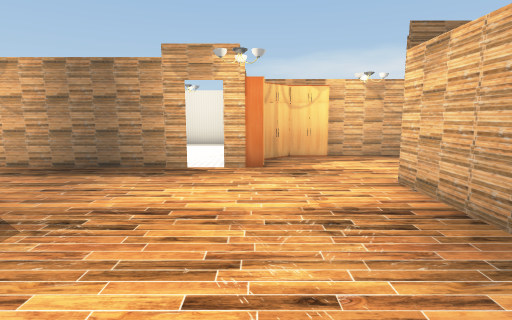
view 1 (above)

16 first-person views from a walk through a scene from a Unity 3-D project. The camera is 1.3 m above the floor, tilts 8° down and sees 80° across. The floor is counted in squares, 1 m on a side. Each view is taken from the middle of a square. On the plan, view 1 faces up. The plan holds only what a view shows up to about 14 squares ahead; the rest is blank. The place goes on beyond the plan. The player is left out. Some animated figures are not drawn. Door leaves are left out, so doorways stand open. Some surface patterns are stand-ins.

view 2
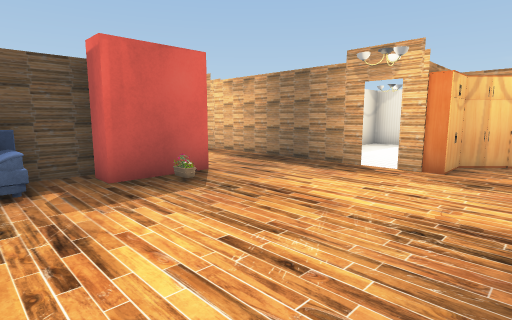

view 3
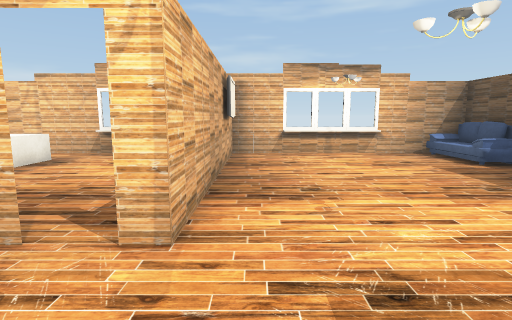

view 4
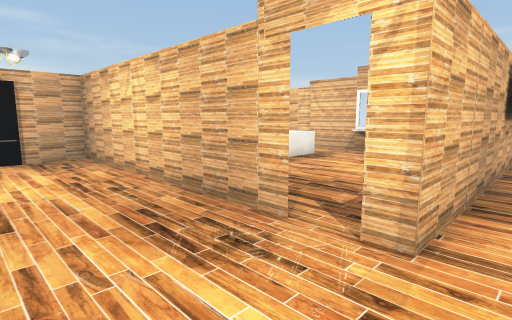

view 5
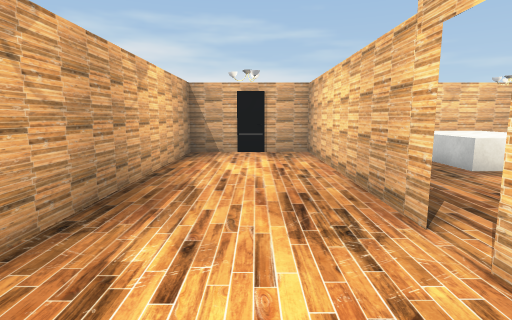

view 6
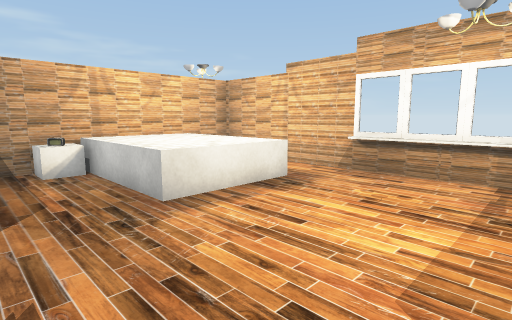

view 7
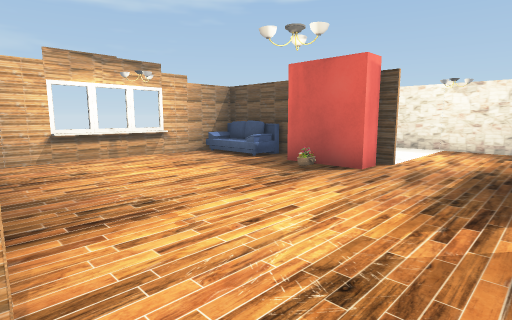

view 8
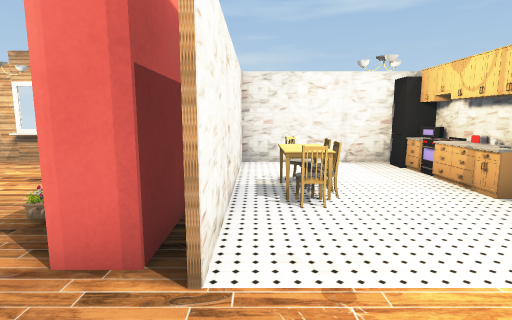

view 9
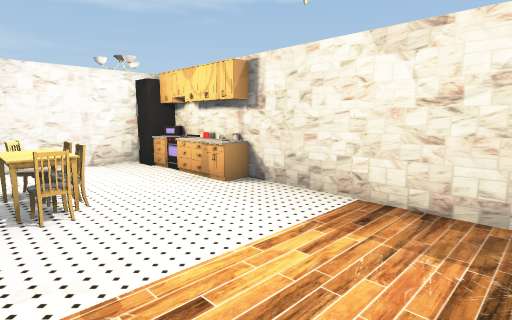

view 10
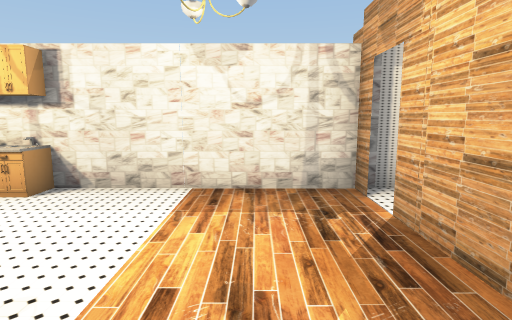

view 11
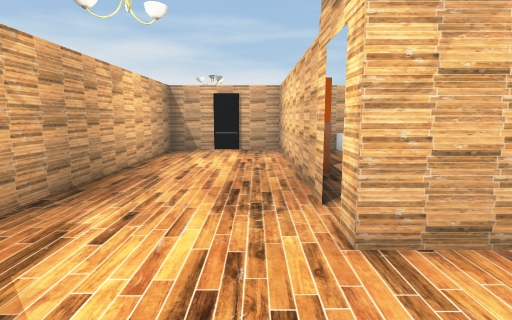

view 12
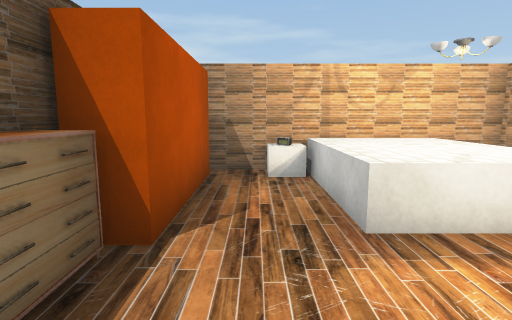

view 13
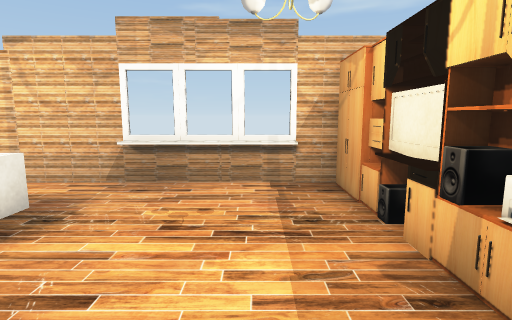

view 14
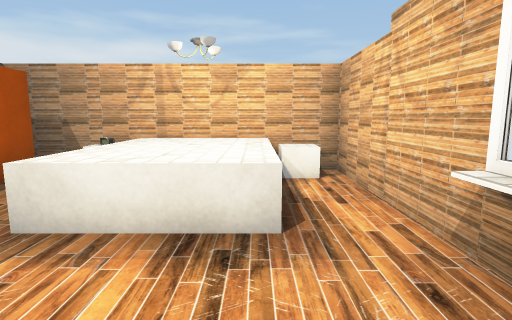

view 15
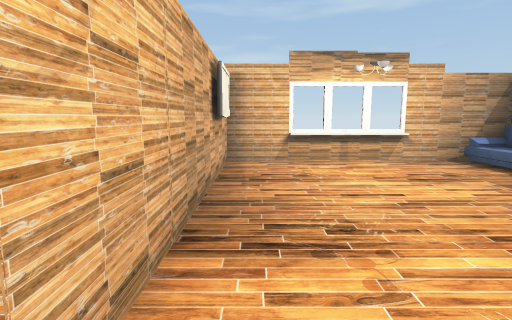

view 16
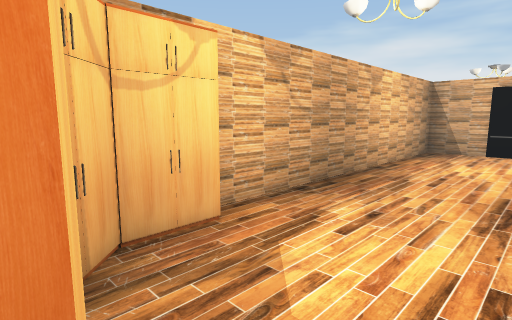

### Floor plan
Key: @ floor where view 1 was taken; # wall or solid block; . floor; D open door; = window, fence, low wall or low ledge; ^ raised ledge; C cube; H chair; S sink; L locker; T stove; F fridge; O other object.
Columns run from 11 left of view 1 to 13 right of it. Each row starts with its distance up from view 1.
 12         ...
 11         ...   ###########
 10         ...#O#..........#
  9  #       . #............#
  8 #DD######DD#............#
  7 #.......................#
  6 #.............#D##O######
  5 #.............#....######
  4 #.....##......#........C#
  3 #...H.##......#.....^^^C#
  2  S..H.##......#....^^^^^#
  1 #L..H.O.......#....^^^^^#
  0 #T....O....@..#....^^^^^#
 -1  F....O.......#........C#
 -2  ################==######

Where each view was taken, in squares from view 1:
view 1: 0 up, 0 right, facing up
view 2: 0 up, 2 right, facing up-left
view 3: 9 up, 2 right, facing down
view 4: 9 up, 2 right, facing down-right
view 5: 8 up, 1 right, facing right
view 6: 5 up, 4 right, facing down-right
view 7: 8 up, 3 right, facing down-left
view 8: 7 up, 6 left, facing down
view 9: 7 up, 6 left, facing down-left
view 10: 6 up, 5 left, facing left
view 11: 7 up, 0 right, facing right
view 12: 4 up, 5 right, facing right
view 13: 4 up, 5 right, facing down
view 14: 0 up, 5 right, facing right
view 15: 7 up, 2 right, facing down
view 16: 7 up, 0 right, facing up-right
